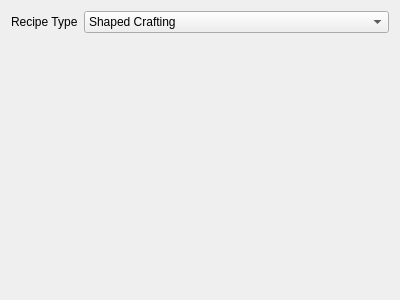
<?xml version="1.0" encoding="UTF-8"?>
<ui version="4.0">
 <class>RecipeEditWindow</class>
 <widget class="QWidget" name="RecipeEditWindow">
  <property name="geometry">
   <rect>
    <x>0</x>
    <y>0</y>
    <width>400</width>
    <height>300</height>
   </rect>
  </property>
  <property name="windowTitle">
   <string>Recipe</string>
  </property>
  <layout class="QVBoxLayout" name="verticalLayout">
   <item>
    <layout class="QFormLayout" name="formLayout">
     <item row="0" column="0">
      <widget class="QLabel" name="label">
       <property name="text">
        <string>Recipe Type</string>
       </property>
      </widget>
     </item>
     <item row="0" column="1">
      <widget class="QComboBox" name="type_box">
       <item>
        <property name="text">
         <string>Shaped Crafting</string>
        </property>
       </item>
       <item>
        <property name="text">
         <string>Shapeless Crafting</string>
        </property>
       </item>
       <item>
        <property name="text">
         <string>Smelting</string>
        </property>
       </item>
       <item>
        <property name="text">
         <string>Campfire</string>
        </property>
       </item>
       <item>
        <property name="text">
         <string>Blasting</string>
        </property>
       </item>
       <item>
        <property name="text">
         <string>Smoking</string>
        </property>
       </item>
       <item>
        <property name="text">
         <string>Stonecutting</string>
        </property>
       </item>
      </widget>
     </item>
    </layout>
   </item>
  </layout>
 </widget>
 <resources/>
 <connections/>
</ui>
